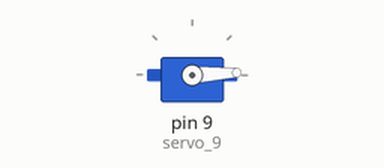
Bench run of a sketch on a simulated Arduino Uno, built with avr-gcc and run on an emulated ATmega328P. On the bench: servo.

Above: at 0.05 s.
At 0.9 s:
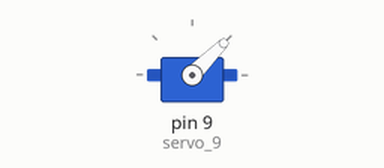
At 1.8 s:
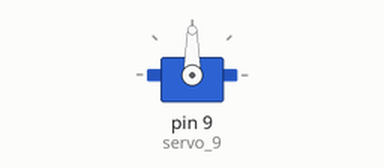
At 3.6 s:
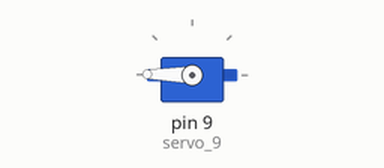
Timing chart, 0 to 8.3 s (numbered marks = the images above):
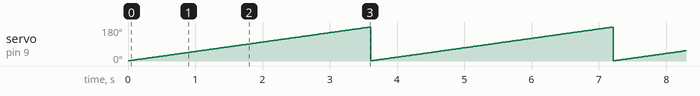

The sketch:

Servo.ino
```cpp
// C++ code
//
#include <Servo.h>

int position = 0;

int i = 0;

int j = 0;

Servo servo_9;

void setup()
{
  servo_9.attach(9, 500, 2500);
}

void loop()
{
  position = 0;
  for (position = 1; position <= 179; position += 1) {
    servo_9.write(position);
    delay(20); // Wait for 20 millisecond(s)
  }
  for (position = 179; position >= 1; position -= 1) {
    servo_9.write(position);
  }
}
```

Measured:
- by itself, servo on pin 9 (servo_9): ramps from 1° to 179° and jumps back, once every 3.6 s
